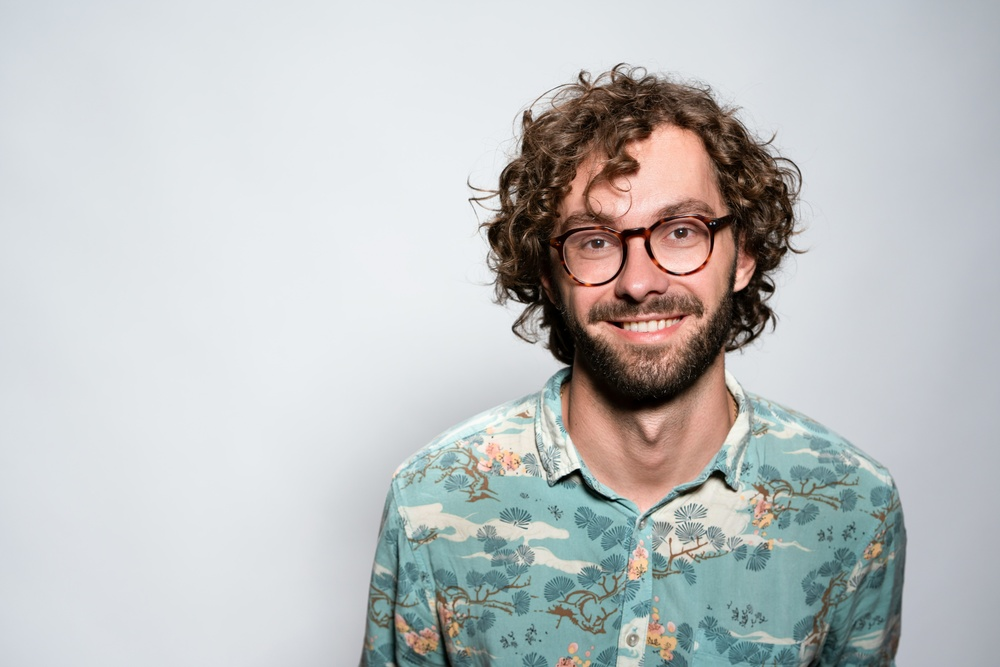
#> input picture static-test-image.jpg, 1000 x 667 px, shrunk from 7952 x 5304 before the run, found by its file name
$ python static.py
#> lines starting #> are read from the running program, lines starting #| are printed output that depends on the picture; after the words box and inside, x2 and y2 are one past the last pixel; in counts of white or black regions, pixels touching at a corner belong together
import cv2
import matplotlib.pyplot as plt

imagePath = r'C:\Users\cmran\fac_rec_admission\.venv\static-test-image.jpg'

img = cv2.imread(imagePath)
#> img is the input picture: shape (667, 1000, 3); mean B, G, R 193.5, 193.3, 190.9

img.shape
print("Image Shape:", img.shape)
#| Image Shape: (667, 1000, 3)

gray_image = cv2.cvtColor(img, cv2.COLOR_BGR2GRAY)
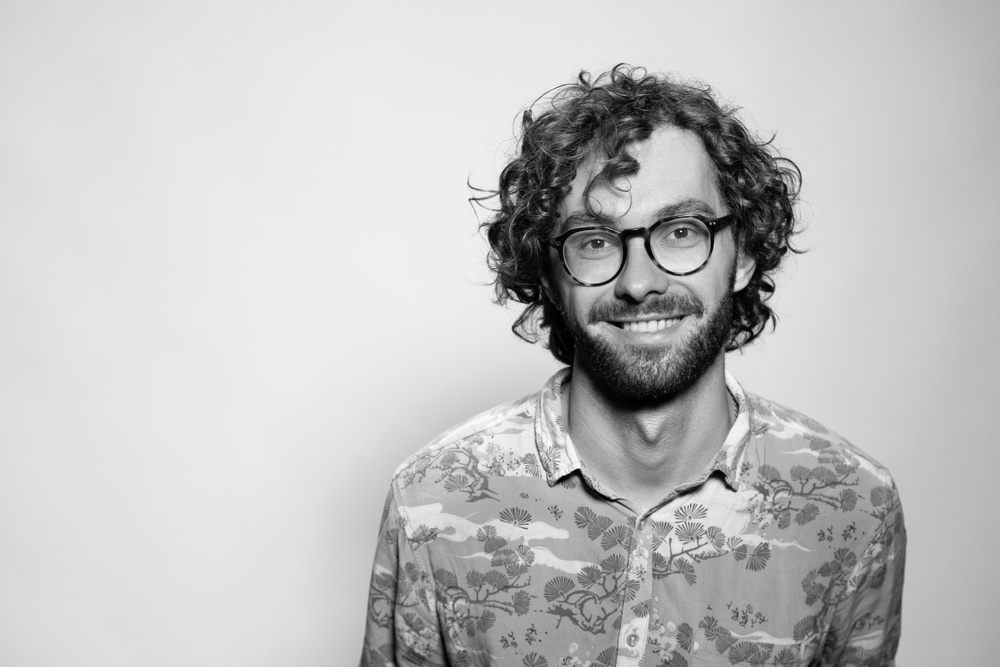
#> gray_image: shape (667, 1000); min 0, max 253, mean 192.6

gray_image.shape
print("Gray Image Shape:", gray_image.shape)
#| Gray Image Shape: (667, 1000)

face_classifier = cv2.CascadeClassifier(
    cv2.data.haarcascades + "haarcascade_frontalface_default.xml"
)

face = face_classifier.detectMultiScale(
    gray_image, scaleFactor=1.1, minNeighbors=5, minSize=(40, 40)
)
#> face = [[525, 141, 239, 239]]

# Drawing the Bounding Box
for (x, y, w, h) in face:
    cv2.rectangle(img, (x, y), (x + w, y + h), (0, 255, 0), 4)
#> this loop made 1 pass
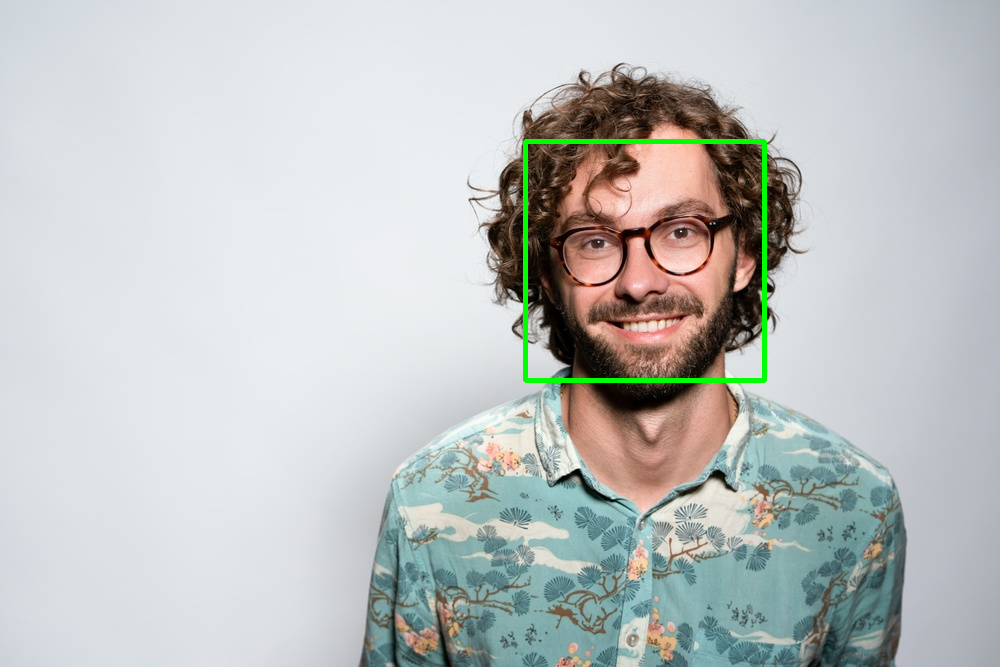
#> img: shape (667, 1000, 3); 0.71% of pixels changed, all inside (x1, y1, x2, y2) = (523, 139, 767, 383)

img_rgb = cv2.cvtColor(img, cv2.COLOR_BGR2RGB)

# Using Matplotlib to Display Image
plt.figure(figsize=(20,10))
plt.imshow(img_rgb)
plt.axis('off')
plt.show()
